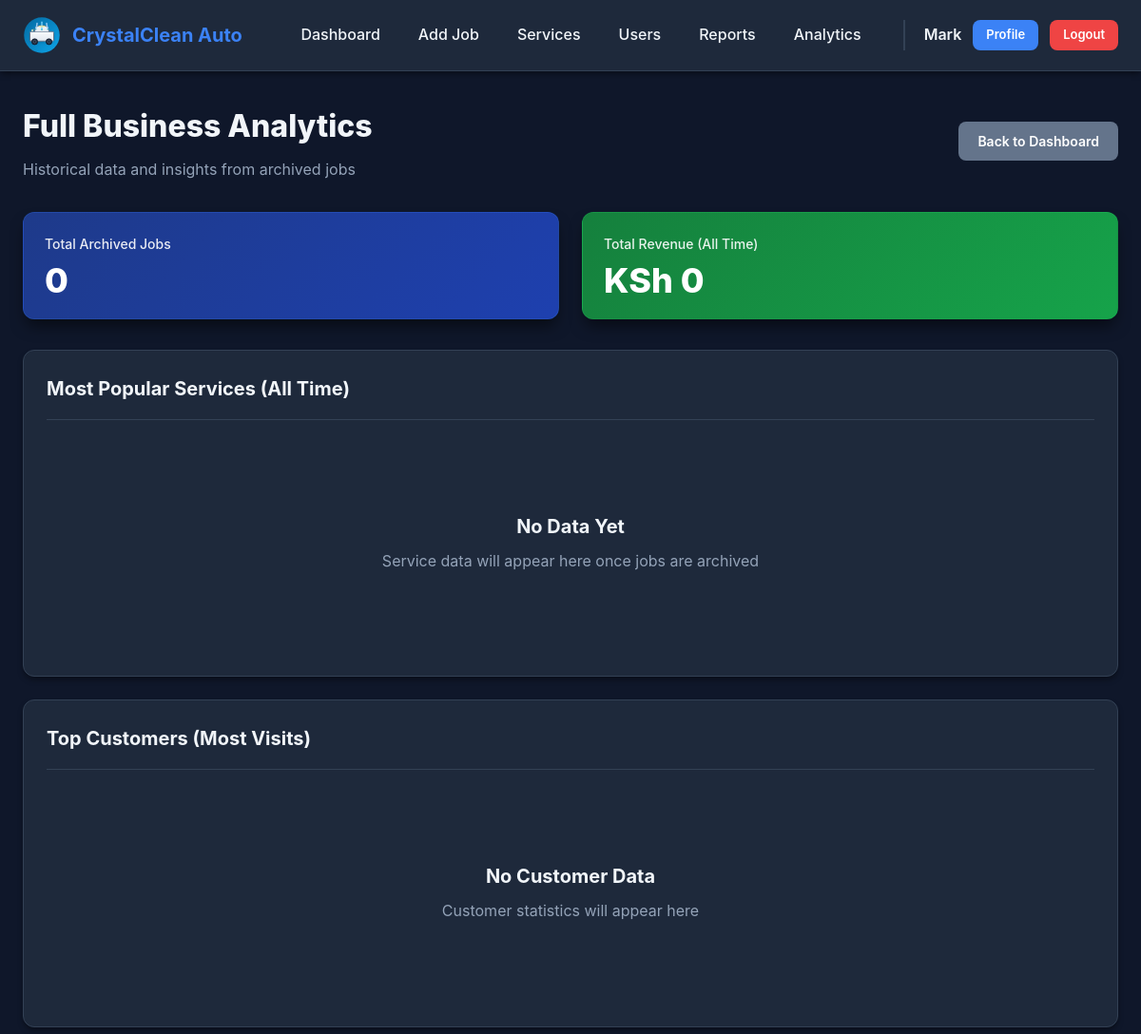
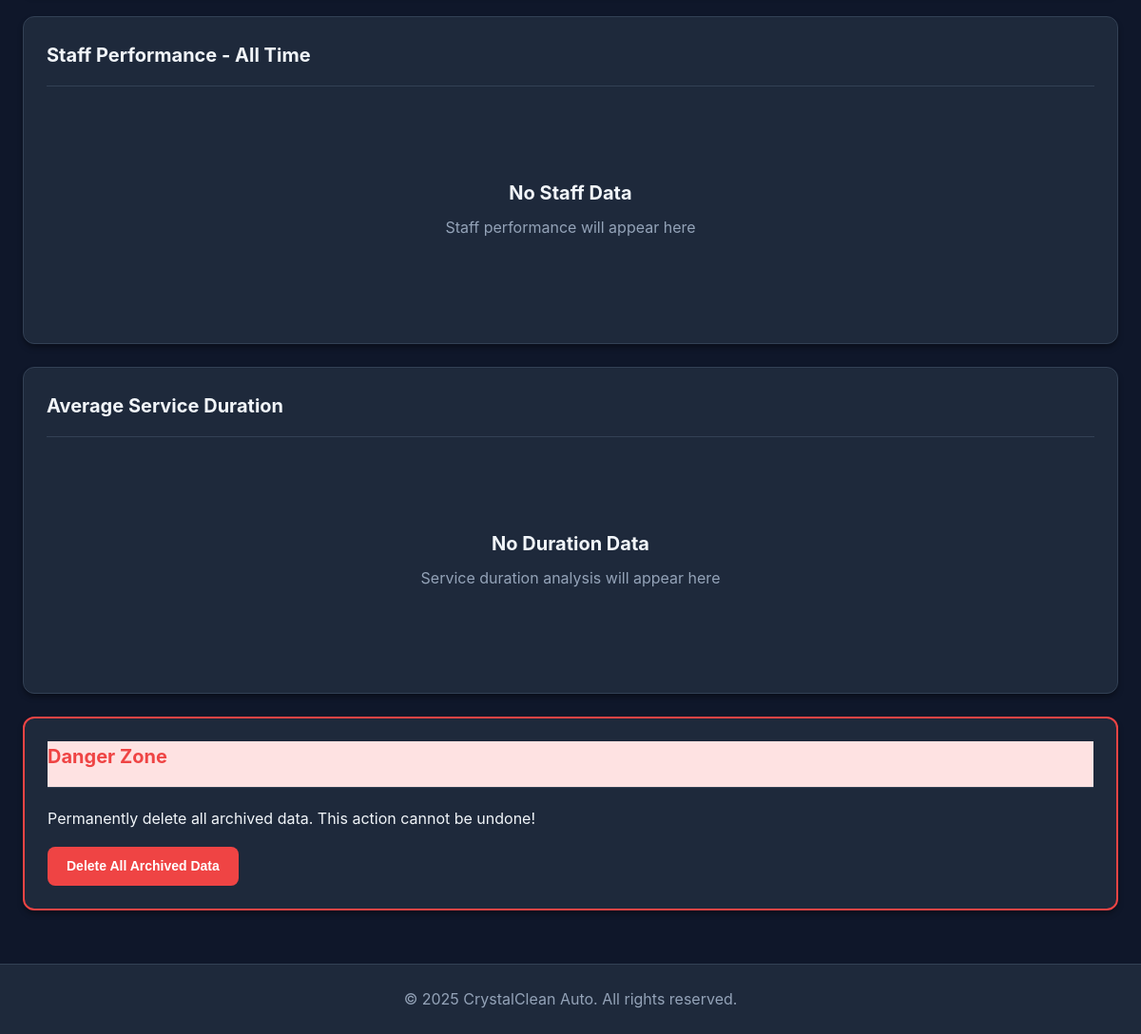
Before: /admin/analytics (signed in) with the older database file (2 pictures, top to bottom).
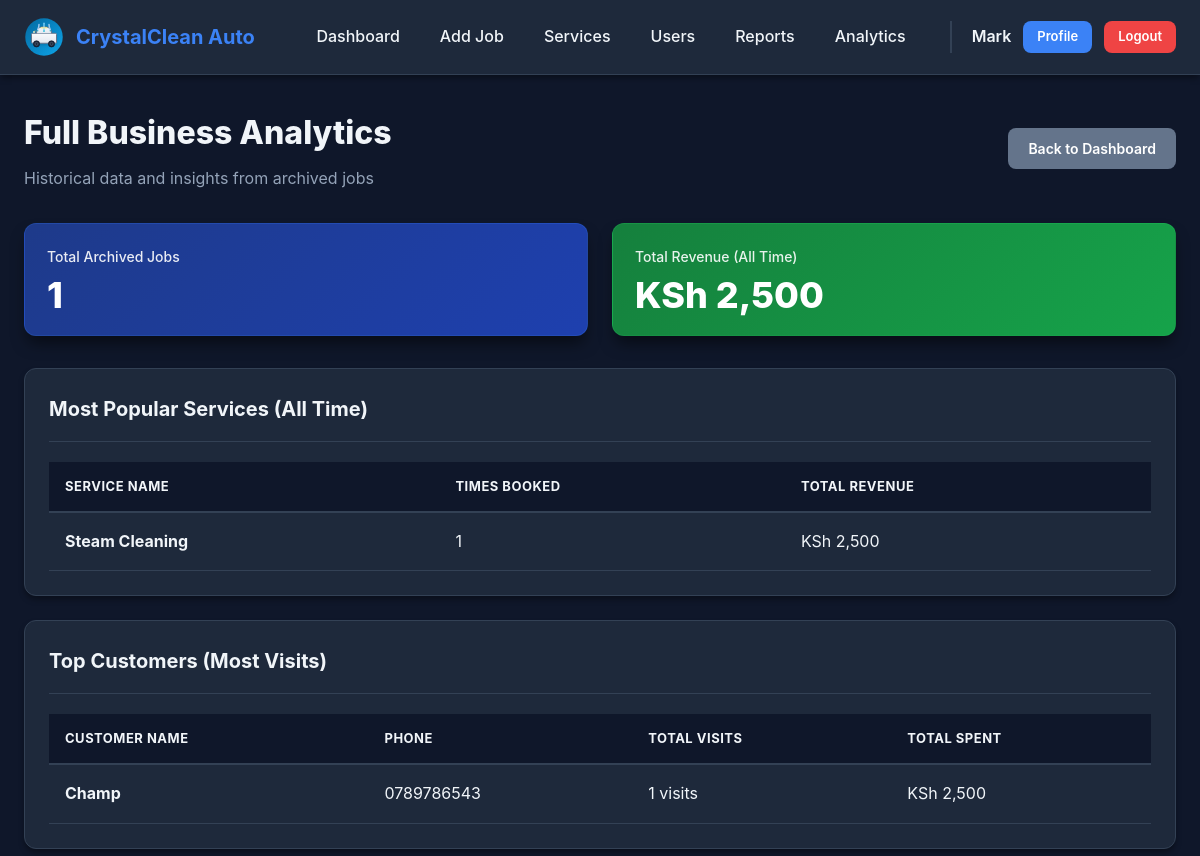
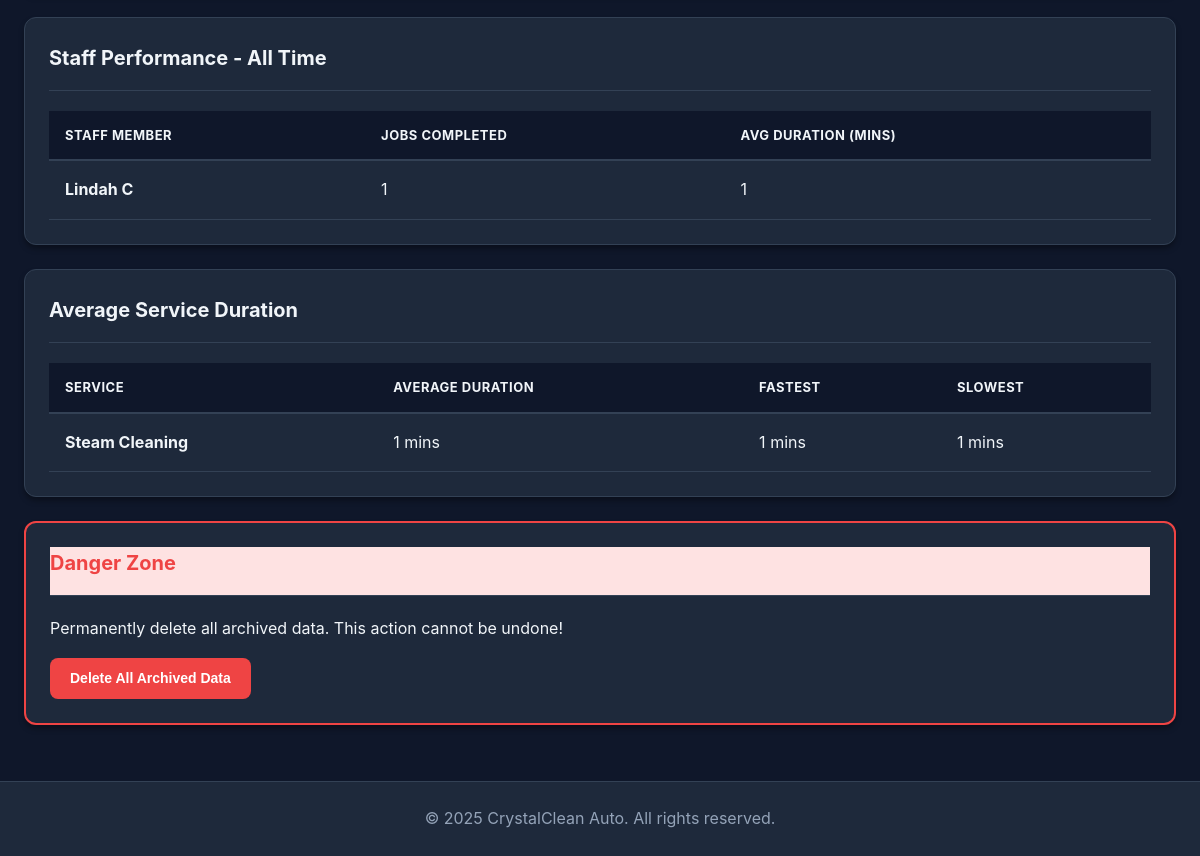
After: the same page with the newer database file (2 pictures, top to bottom).
### app/models.py (models this page shows, shortened)
class ArchivedJob(db.Model):
    __tablename__ = 'archived_jobs'
    id = db.Column(db.Integer, primary_key=True)
    original_id = db.Column(db.Integer)  # Original Car ID
    customer_name = db.Column(db.String(120))
    customer_phone = db.Column(db.String(20))
    customer_email = db.Column(db.String(120))
    plate_number = db.Column(db.String(20), index=True)
    car_model = db.Column(db.String(100))
    service_name = db.Column(db.String(100))
    service_price = db.Column(db.Float)
    service_duration = db.Column(db.Integer)
    staff_name = db.Column(db.String(120))
    staff_username = db.Column(db.String(80))
    status = db.Column(db.String(20))
    notes = db.Column(db.Text)
    time_in = db.Column(db.DateTime)
    time_out = db.Column(db.DateTime)
    duration_minutes = db.Column(db.Integer)
    archived_at = db.Column(db.DateTime, default=datetime.utcnow, index=True)

### app/routes.py (the view)
@app.route('/admin/analytics')
@login_required
@admin_required
def analytics():
    total_archived = ArchivedJob.query.count()
    total_revenue = db.session.query(db.func.sum(ArchivedJob.service_price)).scalar() or 0
    popular_services = db.session.query(
        ArchivedJob.service_name,
        db.func.count(ArchivedJob.id).label('count'),
        db.func.sum(ArchivedJob.service_price).label('revenue')
    ).group_by(ArchivedJob.service_name).order_by(db.desc('count')).limit(10).all()
    top_customers = db.session.query(
        ArchivedJob.customer_name,
        ArchivedJob.customer_phone,
        db.func.count(ArchivedJob.id).label('visits'),
        db.func.sum(ArchivedJob.service_price).label('total_spent')
    ).group_by(ArchivedJob.customer_name, ArchivedJob.customer_phone).order_by(
        db.desc('visits')
    ).limit(10).all()
    staff_stats = db.session.query(
        ArchivedJob.staff_name,
        db.func.count(ArchivedJob.id).label('jobs_done'),
        db.func.avg(ArchivedJob.duration_minutes).label('avg_duration')
    ).filter(ArchivedJob.staff_name != None).group_by(
        ArchivedJob.staff_name
    ).order_by(db.desc('jobs_done')).all()
    service_durations = db.session.query(
        ArchivedJob.service_name,
        db.func.avg(ArchivedJob.duration_minutes).label('avg_duration'),
        db.func.min(ArchivedJob.duration_minutes).label('min_duration'),
        db.func.max(ArchivedJob.duration_minutes).label('max_duration')
    ).filter(ArchivedJob.duration_minutes != None).group_by(
        ArchivedJob.service_name
    ).all()
    return render_template('analytics.html',
                         total_archived=total_archived,
                         total_revenue=total_revenue,
                         popular_services=popular_services,
                         top_customers=top_customers,
                         staff_stats=staff_stats,
                         service_durations=service_durations)

### app/models.py (called while the page is built)
@login_manager.user_loader
def load_user(user_id):
    return User.query.get(int(user_id))

### app/utils.py (called while the page is built)
def admin_required(f):
    @wraps(f)
    def decorated_function(*args, **kwargs):
        if not current_user.is_authenticated:
            flash('Please log in to access this page.', 'error')
            return redirect(url_for('login'))
        if current_user.role != 'admin':
            flash('You do not have permission to access this page.', 'error')
            return redirect(url_for('staff_dashboard'))
        return f(*args, **kwargs)
    return decorated_function

### app/templates/analytics.html (shortened to what the changed rows need)
{% extends "base.html" %}
{% block content %}
<div class="dashboard-header" style="margin-bottom: 32px;">
    <div>
        <h1 style="font-size: 32px; font-weight: 800; color: var(--text-dark);"> Full Business Analytics</h1>
    </div>
</div>
<div class="stats-grid">
    <div class="stat-card">
        <div class="stat-label">Total Archived Jobs</div>
        <div class="stat-value">{{ total_archived }}</div>
    </div>
    <div class="stat-card stat-success">
        <div class="stat-label">Total Revenue (All Time)</div>
        <div class="stat-value">KSh {{ '{:,.0f}'.format(total_revenue) }}</div>
    </div>
</div>
<div class="card">
    <div class="card-header">
        <h2 class="card-title">Most Popular Services (All Time)</h2>
    </div>
    <div class="card-body">
        {% if popular_services %}
        <div class="table-responsive">
            <table class="table">
                <thead>
                    <tr>
                        <th>Service Name</th>
                        <th>Times Booked</th>
                        <th>Total Revenue</th>
                    </tr>
                </thead>
                <tbody>
                    {% for service in popular_services %}
                    <tr>
                        <td><strong>{{ service[0] }}</strong></td>
                        <td>{{ service[1] }}</td>
                        <td>KSh {{ '{:,.0f}'.format(service[2]) }}</td>
                    </tr>
                    {% endfor %}
                </tbody>
            </table>
        </div>
        {% else %}
        <div class="empty-state">
            <h3 class="empty-state-title">No Data Yet</h3>
            <p class="empty-state-text">Service data will appear here once jobs are archived</p>
        </div>
        {% endif %}
    </div>
</div>
<div class="card">
    <div class="card-header">
        <h2 class="card-title">Top Customers (Most Visits)</h2>
    </div>
    <div class="card-body">
        {% if top_customers %}
        <div class="table-responsive">
            <table class="table">
                <thead>
                    <tr>
                        <th>Customer Name</th>
                        <th>Phone</th>
                        <th>Total Visits</th>
                        <th>Total Spent</th>
                    </tr>
                </thead>
                <tbody>
                    {% for customer in top_customers %}
                    <tr>
                        <td><strong>{{ customer[0] }}</strong></td>
                        <td>{{ customer[1] }}</td>
                        <td>{{ customer[2] }} visits</td>
                        <td>KSh {{ '{:,.0f}'.format(customer[3]) }}</td>
                    </tr>
                    {% endfor %}
                </tbody>
            </table>
        </div>
        {% else %}
        <div class="empty-state">
            <h3 class="empty-state-title">No Customer Data</h3>
            <p class="empty-state-text">Customer statistics will appear here</p>
        </div>
        {% endif %}
    </div>
</div>
<div class="card">
    <div class="card-header">
        <h2 class="card-title">Staff Performance - All Time</h2>
    </div>
    <div class="card-body">
        {% if staff_stats %}
        <div class="table-responsive">
            <table class="table">
                <thead>
                    <tr>
                        <th>Staff Member</th>
                        <th>Jobs Completed</th>
                        <th>Avg Duration (mins)</th>
                    </tr>
                </thead>
                <tbody>
                    {% for staff in staff_stats %}
                    <tr>
                        <td><strong>{{ staff[0] }}</strong></td>
                        <td>{{ staff[1] }}</td>
                        <td>{{ '{:.0f}'.format(staff[2]) if staff[2] else 'N/A' }}</td>
                    </tr>
                    {% endfor %}
                </tbody>
            </table>
        </div>
        {% else %}
        <div class="empty-state">
            <h3 class="empty-state-title">No Staff Data</h3>
            <p class="empty-state-text">Staff performance will appear here</p>
        </div>
        {% endif %}
    </div>
</div>
<div class="card">
    <div class="card-header">
        <h2 class="card-title">Average Service Duration</h2>
    </div>
    <div class="card-body">
        {% if service_durations %}
        <div class="table-responsive">
            <table class="table">
                <thead>
                    <tr>
                        <th>Service</th>
                        <th>Average Duration</th>
                        <th>Fastest</th>
                        <th>Slowest</th>
                    </tr>
                </thead>
                <tbody>
                    {% for service in service_durations %}
                    <tr>
                        <td><strong>{{ service[0] }}</strong></td>
                        <td>{{ '{:.0f}'.format(service[1]) }} mins</td>
                        <td>{{ '{:.0f}'.format(service[2]) }} mins</td>
                        <td>{{ '{:.0f}'.format(service[3]) }} mins</td>
                    </tr>
                    {% endfor %}
                </tbody>
            </table>
        </div>
        {% else %}
        <div class="empty-state">
            <h3 class="empty-state-title">No Duration Data</h3>
            <p class="empty-state-text">Service duration analysis will appear here</p>
        </div>
        {% endif %}
    </div>
</div>
<div class="card" style="border: 2px solid var(--danger-color);">
    <div class="card-header" style="background-color: #fee2e2;">
        <h2 class="card-title" style="color: var(--danger-color);">Danger Zone</h2>
    </div>
</div>
{% endblock %}

Changed rows visible on the page:
added ArchivedJob: service_name "Steam Cleaning", service "1", service "2,500", customer_name "Champ", customer_phone "0789786543", customer "1", customer "2,500", staff_name "Lindah C", staff "1", value "1"
Other visible differences:
{{ total_archived }}: "0" → "1"
{{ '{:,.0f}'.format(total_revenue) }}: "0" → "2,500"
text no longer shown: "No Data Yet Service data will appear here once jobs are archived No Customer Data Customer statistics will appear here No Staff Data Staff performance will appear here No Duration Data Service duration analysis will appear here"
text now shown: "SERVICE NAME TIMES BOOKED TOTAL REVENUE CUSTOMER NAME PHONE TOTAL VISITS TOTAL SPENT STAFF MEMBER JOBS COMPLETED AVG DURATION (MINS) SERVICE AVERAGE DURATION FASTEST SLOWEST"
